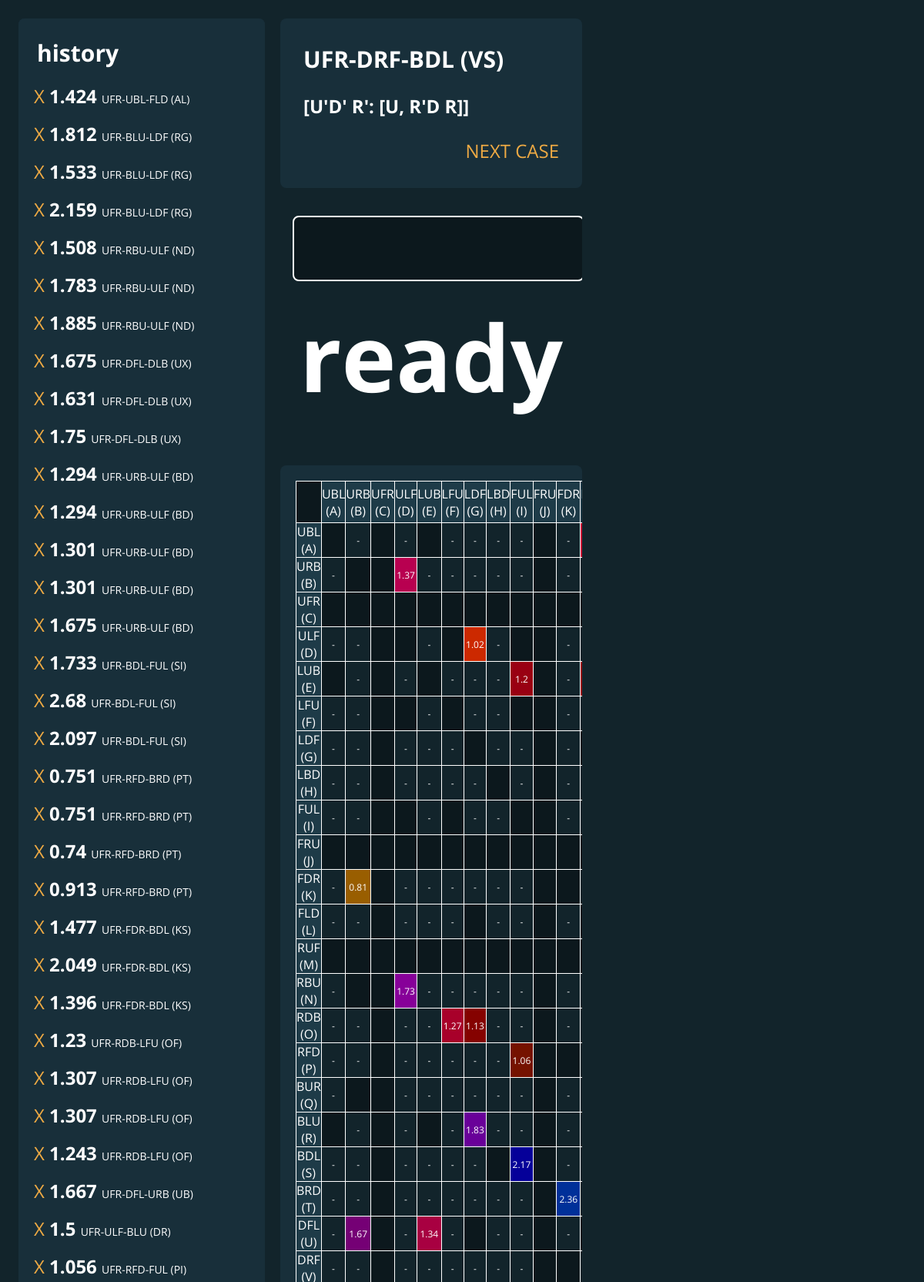
The page /corners/304 (upper part) on the database its author committed.
### tables this page shows
CREATE TABLE Times (
    id    INTEGER NOT NULL PRIMARY KEY AUTOINCREMENT UNIQUE,
    time  NUMERIC NOT NULL,
    date  INTEGER,
    case_id   INTEGER NOT NULL
);

CREATE TABLE Cases (
    id  INTEGER NOT NULL PRIMARY KEY AUTOINCREMENT UNIQUE,
    type    INTEGER NOT NULL,
    buffer  INTEGER NOT NULL,
    target1 INTEGER NOT NULL,
    target2 INTEGER NOT NULL,
    alg TEXT NOT NULL
);

### app.py (the view)
@app.route("/corners/<case_id>")
def corners_id(case_id):
    case = db.case_for_id(case_id)
    case_name = f"UFR-{case[1]}-{case[2]} ({case[3]}{case[4]})"
    return render_template("main.html",
                           case=[case[0], case_name, case[5]], history=db.history(), grid=db.time_grid())

### database.py (called while the page is built)
def query(f):
    def full(args=None):
        db = sqlite3.connect("comms.db")
        if args:
            result = f(db.cursor(), args)
        else:
            result = f(db.cursor())
        db.commit()
        db.close()
        return result
    return full

@query
def case_for_id(c, case_id):
    c.execute(f"{join_cases} WHERE Cases.id = ?", (case_id,))
    return c.fetchone()

@query
def history(c):
    class Time:
        def __init__(self, data):
            self.id = data[0]
            self.time, self.date = data[1:3]
            self.case = f"UFR-{data[3]}-{data[4]} ({data[5]}{data[6]})"
    c.execute(join_times)
    return [Time(x) for x in c.fetchall()]

### templates/main.html (shortened to what this page needs)
<!DOCTYPE html>
<html lang="en">
<head>
    <link rel="stylesheet" href="{{ url_for('static', filename='main.css') }}">
</head>
<body class="elev1">
    <div id="main" class="elev1">
        <div id="history-container" class="elev2">
            <h2 class="history">history</h2>
            <div id="history">
                {% for item in history %}
                <div class="history">
                    <a class="history" href="/delete/{{ item.id }}-{{ case[0] }}">X</a>
                    <h3 class="history">{{ item.time }}</h3>
                    <p class="history">{{ item.case }}</p>
                </div>
                {% endfor %}
            </div>
        </div>
        <div id="case" class="elev2">
            <h2 id="case-name">{{ case[1] }}</h2>
            <h3 id="case-alg">{{ case[2] }}</h3>
            <a href="/corners" id="next">NEXT CASE</a>
        </div>
        <div id="time-input" class="elev1">
            <form id="time-form" action="/submit" method="POST">
                <input type="text" id="time-entry" name="time" class="elev0" value="">
            </form>
            <h1 id="time-display">loading</h1>
        </div>
        <div id="table" class="elev2">
            <table>
                {% for row in grid %}
                <tr>
                    {% for time in row %}
                    <td {{ time[1] }}>{{ time[0] }}</td>
                    {% endfor %}
                </tr>
                {% endfor %}
            </table>
        </div>
    </div>
</body>
</html>

### static/main.css (style rules this page uses)
* { color: #FFFFFF; overflow: auto; box-sizing: border-box; margin: 0; padding: 0; text-decoration: none; font-size: 24px; }
.elev0 { background-color: #0C181D; }
.elev1 { background-color: #12242B; }
.elev2 { background-color: #182f3A; border-radius: 8px; }
h1 { text-align: center; font-size: 120px; }
h2 { font-size: 30px; padding: 10px; }
h3 { padding: 10px; }
p { font-size: 14px; }
a { color: var(--accent1); align-self: flex-end; padding: 10px; }
body { --accent1: #EA4; margin: 0; }
#main { display: grid; grid-template-columns: 320px auto 400px; grid-template-rows: 220px 320px auto; gap: 20px; position: fixed; width: 100%; height: 100%; margin: 0px; padding: 24px; }
#history-container { grid-area: 1 / 1 / span 3 / span 1; }
#case { grid-area: 1 / 2 / span 1 / span 1; display: flex; flex-direction: column; justify-content: space-around; padding: 20px; }
#time-input { grid-area: 2 / 2 / span 1 / span 1; }
div#table { grid-area: 3 / 2 / span 1 / span 1; }
form { display: flex; }
input { flex-grow: 1; margin: 16px; border: 2px solid #FFFFFF; border-radius: 8px; padding: 20px; font-size: 30px; }
#history { display: inline-block; height: max-content; }
.history { display: inline; padding: 0; }
h2.history { display: inline-block; position: sticky; top: 0px; width: 100%; background-color: #182f3A; padding: 24px 24px 8px 24px; }
div.history { display: inline-block; height: 42px; padding: 4px 20px; }
table { margin: 20px; border-collapse: collapse; }
td { border: 1px solid white; font-size: 12px; text-align: center; }
td.empty { background-color: #0C181D; }
td.notime { background-color: #12242B; }
td.top { background-color: #1e3B48; width: 40px; height: 54px; font-size: 16px; }
td.left { background-color: #1e3B48; width: 72px; height: 32px; font-size: 16px; }

### templates/main.html (style rules this page uses)
* { font-family: 'Open Sans', sans-serif; }

### rows shown on the page
Times: time "1.424", case "UFR-UBL-FLD (AL)"
Times: time "1.812", case "UFR-BLU-LDF (RG)"
Times: time "1.533", case "UFR-BLU-LDF (RG)"
Times: time "2.159", case "UFR-BLU-LDF (RG)"
Times: time "1.508", case "UFR-RBU-ULF (ND)"
Times: time "1.783", case "UFR-RBU-ULF (ND)"
Times: time "1.885", case "UFR-RBU-ULF (ND)"
Times: time "1.675", case "UFR-DFL-DLB (UX)"
Times: time "1.631", case "UFR-DFL-DLB (UX)"
Times: time "1.75", case "UFR-DFL-DLB (UX)"
Times: time "1.294", case "UFR-URB-ULF (BD)"
Times: time "1.294", case "UFR-URB-ULF (BD)"
Times: time "1.301", case "UFR-URB-ULF (BD)"
Times: time "1.301", case "UFR-URB-ULF (BD)"
Times: time "1.675", case "UFR-URB-ULF (BD)"
Times: time "1.733", case "UFR-BDL-FUL (SI)"
Times: time "2.68", case "UFR-BDL-FUL (SI)"
Times: time "2.097", case "UFR-BDL-FUL (SI)"
Times: time "0.751", case "UFR-RFD-BRD (PT)"
Times: time "0.751", case "UFR-RFD-BRD (PT)"
Times: time "0.74", case "UFR-RFD-BRD (PT)"
Times: time "0.913", case "UFR-RFD-BRD (PT)"
Times: time "1.477", case "UFR-FDR-BDL (KS)"
Times: time "2.049", case "UFR-FDR-BDL (KS)"
Times: time "1.396", case "UFR-FDR-BDL (KS)"
Times: time "1.23", case "UFR-RDB-LFU (OF)"
Times: time "1.307", case "UFR-RDB-LFU (OF)"
Times: time "1.307", case "UFR-RDB-LFU (OF)"
Times: time "1.243", case "UFR-RDB-LFU (OF)"
Times: time "1.667", case "UFR-DFL-URB (UB)"
Times: time "1.5", case "UFR-ULF-BLU (DR)"
Times: time "1.056", case "UFR-RFD-FUL (PI)"
Cases: alg "[U'D' R': [U, R'D R]]"

### other values the page prints
{{ case[1] }} "UFR-DRF-BDL (VS)"
{{ time[0] }} "UBL (A)" "URB (B)" "UFR (C)" "ULF (D)" "LUB (E)" "LFU (F)" "LDF (G)" "LBD (H)" "FUL (I)" "FRU (J)" "FDR (K)" "UBL (A)" "-" "-" "-" "-" "-" "-" "-" "URB (B)" "-" "1.37" "-" "-" "-" "-" "-" "-" "UFR (C)" "ULF (D)" "-" "-" "-" "1.02" "-" "-" "LUB (E)" "-" "-" "-" "-" "-" "1.2" "-" "LFU (F)" "-" "-" "-" "-" "-" "-" "LDF (G)" "-" "-" "-" "-" "-" "-" "-" "-" "LBD (H)" "-" "-" "-" "-" "-" "-" "-" "-" "FUL (I)" "-" "-" "-" "-" "-" "-" "FRU (J)" "FDR (K)" "-" "0.81" "-" "-" "-" "-" "-" "-" "FLD (L)" "-" "-" "-" "-" "-" "-" "-" "-" "RUF (M)" "RBU (N)" "-" "1.73" "-" "-" "-" "-" "-" "-" "RDB (O)" "-" "-" "-" "-" "1.27" "1.13" "-" "-" "-" "RFD (P)" "-" "-" "-" "-" "-" "-" "-" "1.06" "BUR (Q)" "-" "-" "-" "-" "-" "-" "-" "-" "BLU (R)" "-" "-" "-" "1.83" "-" "-" "-" "BDL (S)" "-" "-" "-" "-" "-" "-" "2.17" "-" "BRD (T)" "-" "-" "-" "-" "-" "-" "-" "-" "2.36" "DFL (U)" "-" "1.67" "-" "1.34" "-" "-" "-" "-" "-" "-" "-" "-" "-" "-" "-" "-"
